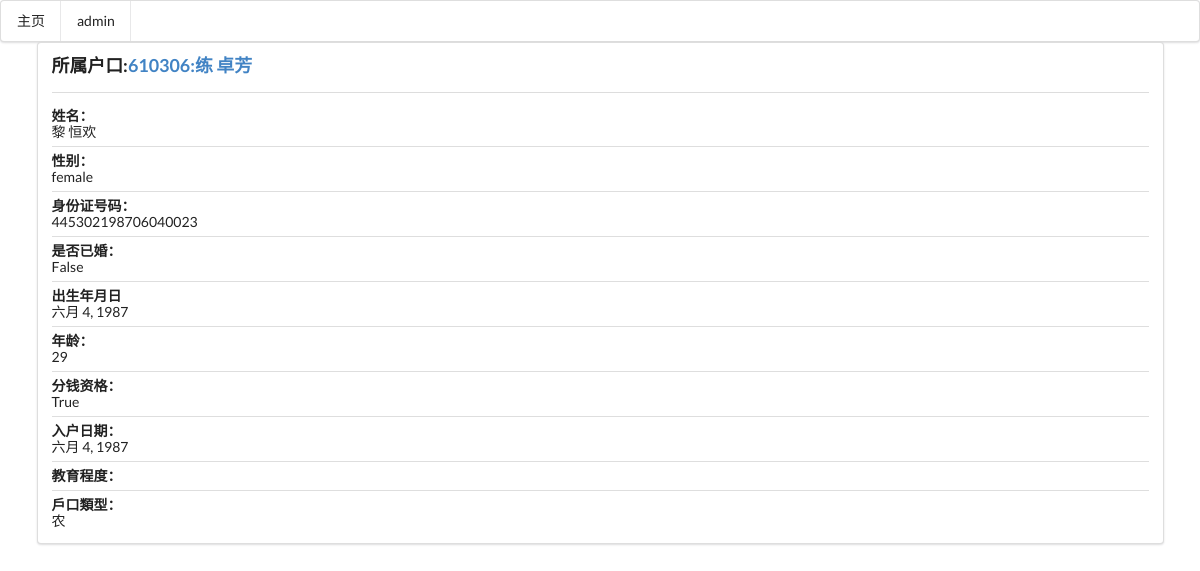
Screenshot of /account/people/646/ with the database file from the repository.
### apps/account/models.py (models this page shows, shortened)
class Account(models.Model):
    name = models.CharField('户名号码', unique=True, db_index=True, max_length=12)
    created = models.DateTimeField('创建时间', auto_now_add=True)
    updated = models.DateTimeField('更新日期', auto_now=True)
    class Meta:
        verbose_name = '户口号码'
        verbose_name_plural = verbose_name
    def get_absolute_url(self):
        return reverse("account:detail", kwargs={'name':self.name})
    def __str__(self):
        return "{0}:{1}".format(self.name, self.people.get(is_main=True))
    __repr__ = __str__

class People(models.Model):
    SEX_CHOICES = (
        ('male', '男'),
        ('female', '女'),
    )
    first_name = models.CharField('姓氏', max_length=8)
    last_name = models.CharField('名字', max_length=12)
    sex = models.CharField('性别', choices=SEX_CHOICES, max_length=6)
    id_card_num = models.CharField('身份证号码', db_index=True, max_length=18, null=True, blank=True)
    is_main = models.BooleanField('是否为户主', default=False)
    account = models.ForeignKey('Account', related_name='people', null=True, blank=True, verbose_name='所属户口')
    birthday = models.DateField('出生日期', null=True, blank=True)
    is_marry = models.BooleanField('是否已婚', default=False)
    is_getmoney = models.BooleanField('分钱资格', default=False)
    joind = models.DateField('入户日期', null=True, blank=True)
    nationality = models.CharField('民族', null=True, blank=True, max_length=26)
    education = models.CharField('教育程度', null=True, blank=True, max_length=20)
    account_type = models.CharField('户口类型', null=True, blank=True, max_length=20)
    phone_num = models.CharField('电话号码', null=True, blank=True, max_length=11)
    created = models.DateTimeField('创建时间', auto_now_add=True)
    updated = models.DateTimeField('更新日期', auto_now=True)
    is_del = models.BooleanField('是否注销', default=False)
    objects = PeopleNoDelManager()
    all_people = models.Manager()
    class Meta:
        verbose_name = '村民信息'
        verbose_name_plural = verbose_name
    def __str__(self):
        return '{} {}'.format(self.first_name, self.last_name)
    __repr__ = __str__
    def get_age(self):
        today = date.today()
        try:
            birthday = self.birthday.replace(year=today.year)
        except ValueError:
            birthday = self.birthday.replace(year=today.year, day=self.birthday.day - 1)
        if birthday > today:
            return today.year - self.birthday.year - 1
        else:
            return today.year - self.birthday.year

### apps/account/views.py (the view)
# urls.py: url(r'^people/(?P<pk>\d+)/$', views.PeopleView.as_view(), name='people'),
class PeopleView(DetailView):
    model = People
    template_name = 'account/people.html'
    context_object_name = 'people'
    pk_url_kwarg = 'pk'
    def get_context_data(self, **kwargs):
        context = super(PeopleView, self).get_context_data(**kwargs)
        context['account'] = Account.objects.get(people=self.object)
        return context

### apps/account/models.py (called while the page is built)
    def get_queryset(self):
        return super(PeopleNoDelManager, self).get_queryset().filter(is_del=False)

### apps/account/templates/account/people.html (shortened to what this page needs)
{% extends 'basic.html' %}
{% block conten %}
    <div class="ui container">
    <div class="ui  segment">
        <div class="ui header">所属户口:<a href="{{ account.get_absolute_url }}">{{ account }}</a></div>
        <div class="ui divider"></div>
        <div class="ui relaxed divided list">
            <div class="item">
                <div class="content">
                    <div class="header">姓名：</div>
                    {{ people }}
                </div>
            </div>
            <div class="item">
                <div class="content">
                    <div class="header">性别：</div>
                    {{ people.sex }}
                </div>
            </div>
            <div class="item">
                <div class="content">
                    <div class="header">身份证号码：</div>
                    {{ people.id_card_num }}
                </div>
            </div>
            <div class="item">
                <div class="content">
                    <div class="header">是否已婚：</div>
                    {{ people.is_main }}
                </div>
            </div>
            <div class="item">
                <div class="content">
                    <div class="header">出生年月日</div>
                    {{ people.birthday }}
                </div>
            </div>
            <div class="item">
                <div class="content">
                    <div class="header">年龄：</div>
                    {{ people.get_age }}
                </div>
            </div>
            <div class="item">
                <div class="content">
                    <div class="header">分钱资格：</div>
                    {{ people.is_getmoney }}
                </div>
            </div>
            <div class="item">
                <div class="content">
                    <div class="header">入户日期：</div>
                    {{ people.joind }}
                </div>
            </div>
             <div class="item">
                <div class="content">
                    <div class="header">教育程度：</div>
                </div>
            </div>
            <div class="item">
                <div class="content">
                    <div class="header">戶口類型：</div>
                    {{ people.account_type }}
                </div>
            </div>
        </div>
    </div>
{% endblock %}

### rows the page displays
Account: name+id "610306:练 卓芳"
People: first_name+last_name "黎 恒欢", sex "female", id_card_num "445302198706040023", is_main "False", birthday "六月 4, 1987", get_age "29", is_getmoney "True", joind "六月 4, 1987", account_type "农"
